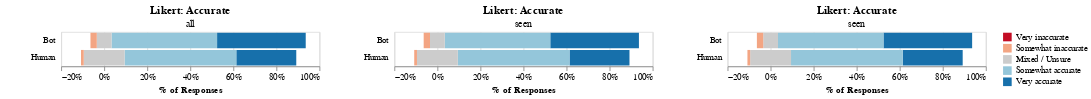

The cell this chart's notebook holds for it:
### Code cell
alt.hconcat(
    charts_side['Likert: Accurate']['all'],
    charts_side['Likert: Accurate']['seen'],
    charts_side['Likert: Accurate']['seen'],
)

### Figure 1 — Vega-Lite specification as saved in the notebook (floating-point values rounded to 4 significant figures)
{"config": {"view": {"continuousWidth": 300, "continuousHeight": 300}}, "hconcat": [{"data": {"name": "data-c1b690f8535da41acca49dc81eeae8ce"}, "mark": {"type": "bar"}, "encoding": {"color": {"field": "type", "scale": {"domain": ["Very inaccurate", "Somewhat inaccurate", "Mixed / Unsure", "Somewhat accurate", "Very accurate"], "range": ["#c30d24", "#f3a583", "#cccccc", "#94c6da", "#1770ab"]}, "title": "", "type": "nominal"}, "x": {"axis": {"format": "%"}, "field": "percentage_start", "title": "% of Responses", "type": "quantitative"}, "x2": {"field": "percentage_end"}, "y": {"axis": {"domain": false, "minExtent": 60, "offset": 5, "ticks": false, "title": ""}, "field": "question", "type": "nominal"}}, "title": {"text": "Likert: Accurate", "subtitle": ["all"]}}, {"data": {"name": "data-c69f1c718baf8d0a0c5e15c68a669e2e"}, "mark": {"type": "bar"}, "encoding": {"color": {"field": "type", "scale": {"domain": ["Very inaccurate", "Somewhat inaccurate", "Mixed / Unsure", "Somewhat accurate", "Very accurate"], "range": ["#c30d24", "#f3a583", "#cccccc", "#94c6da", "#1770ab"]}, "title": "", "type": "nominal"}, "x": {"axis": {"format": "%"}, "field": "percentage_start", "title": "% of Responses", "type": "quantitative"}, "x2": {"field": "percentage_end"}, "y": {"axis": {"domain": false, "minExtent": 60, "offset": 5, "ticks": false, "title": ""}, "field": "question", "type": "nominal"}}, "title": {"text": "Likert: Accurate", "subtitle": ["seen"]}}, {"data": {"name": "data-c69f1c718baf8d0a0c5e15c68a669e2e"}, "mark": {"type": "bar"}, "encoding": {"color": {"field": "type", "scale": {"domain": ["Very inaccurate", "Somewhat inaccurate", "Mixed / Unsure", "Somewhat accurate", "Very accurate"], "range": ["#c30d24", "#f3a583", "#cccccc", "#94c6da", "#1770ab"]}, "title": "", "type": "nominal"}, "x": {"axis": {"format": "%"}, "field": "percentage_start", "title": "% of Responses", "type": "quantitative"}, "x2": {"field": "percentage_end"}, "y": {"axis": {"domain": false, "minExtent": 60, "offset": 5, "ticks": false, "title": ""}, "field": "question", "type": "nominal"}}, "title": {"text": "Likert: Accurate", "subtitle": ["seen"]}}], "$schema": "https://vega.github.io/schema/vega-lite/v5.8.0.json", "datasets": {"data-c1b690f8535da41acca49dc81eeae8ce": [{"x_filter": "all", "x_isbot": true, "x_likerttype": "acc", "question": "Bot", "type": "Very accurate", "value": 42, "percentage": 0.4118, "percentage_start": 0.5245, "percentage_end": 0.9363}, {"x_filter": "all", "x_isbot": true, "x_likerttype": "acc", "question": "Bot", "type": "Somewhat accurate", "value": 50, "percentage": 0.4902, "percentage_start": 0.0343, "percentage_end": 0.5245}, {"x_filter": "all", "x_isbot": true, "x_likerttype": "acc", "question": "Bot", "type": "Mixed / Unsure", "value": 7, "percentage": 0.06863, "percentage_start": -0.0343, "percentage_end": 0.0343}, {"x_filter": "all", "x_isbot": true, "x_likerttype": "acc", "question": "Bot", "type": "Somewhat inaccurate", "value": 3, "percentage": 0.02941, "percentage_start": -0.0637, "percentage_end": -0.0343}, {"x_filter": "all", "x_isbot": true, "x_likerttype": "acc", "question": "Bot", "type": "Very inaccurate", "value": 0, "percentage": 0.0, "percentage_start": -0.0637, "percentage_end": -0.0637}, {"x_filter": "all", "x_isbot": false, "x_likerttype": "acc", "question": "Human", "type": "Very accurate", "value": 22, "percentage": 0.2785, "percentage_start": 0.6139, "percentage_end": 0.8924}, {"x_filter": "all", "x_isbot": false, "x_likerttype": "acc", "question": "Human", "type": "Somewhat accurate", "value": 41, "percentage": 0.519, "percentage_start": 0.0949, "percentage_end": 0.6139}, {"x_filter": "all", "x_isbot": false, "x_likerttype": "acc", "question": "Human", "type": "Mixed / Unsure", "value": 15, "percentage": 0.1899, "percentage_start": -0.0949, "percentage_end": 0.0949}, {"x_filter": "all", "x_isbot": false, "x_likerttype": "acc", "question": "Human", "type": "Somewhat inaccurate", "value": 1, "percentage": 0.01266, "percentage_start": -0.1076, "percentage_end": -0.0949}, {"x_filter": "all", "x_isbot": false, "x_likerttype": "acc", "question": "Human", "type": "Very inaccurate", "value": 0, "percentage": 0.0, "percentage_start": -0.1076, "percentage_end": -0.1076}], "data-c69f1c718baf8d0a0c5e15c68a669e2e": [{"x_filter": "seen", "x_isbot": true, "x_likerttype": "acc", "question": "Bot", "type": "Very accurate", "value": 42, "percentage": 0.4118, "percentage_start": 0.5245, "percentage_end": 0.9363}, {"x_filter": "seen", "x_isbot": true, "x_likerttype": "acc", "question": "Bot", "type": "Somewhat accurate", "value": 50, "percentage": 0.4902, "percentage_start": 0.0343, "percentage_end": 0.5245}, {"x_filter": "seen", "x_isbot": true, "x_likerttype": "acc", "question": "Bot", "type": "Mixed / Unsure", "value": 7, "percentage": 0.06863, "percentage_start": -0.0343, "percentage_end": 0.0343}, {"x_filter": "seen", "x_isbot": true, "x_likerttype": "acc", "question": "Bot", "type": "Somewhat inaccurate", "value": 3, "percentage": 0.02941, "percentage_start": -0.0637, "percentage_end": -0.0343}, {"x_filter": "seen", "x_isbot": true, "x_likerttype": "acc", "question": "Bot", "type": "Very inaccurate", "value": 0, "percentage": 0.0, "percentage_start": -0.0637, "percentage_end": -0.0637}, {"x_filter": "seen", "x_isbot": false, "x_likerttype": "acc", "question": "Human", "type": "Very accurate", "value": 22, "percentage": 0.2785, "percentage_start": 0.6139, "percentage_end": 0.8924}, {"x_filter": "seen", "x_isbot": false, "x_likerttype": "acc", "question": "Human", "type": "Somewhat accurate", "value": 41, "percentage": 0.519, "percentage_start": 0.0949, "percentage_end": 0.6139}, {"x_filter": "seen", "x_isbot": false, "x_likerttype": "acc", "question": "Human", "type": "Mixed / Unsure", "value": 15, "percentage": 0.1899, "percentage_start": -0.0949, "percentage_end": 0.0949}, {"x_filter": "seen", "x_isbot": false, "x_likerttype": "acc", "question": "Human", "type": "Somewhat inaccurate", "value": 1, "percentage": 0.01266, "percentage_start": -0.1076, "percentage_end": -0.0949}, {"x_filter": "seen", "x_isbot": false, "x_likerttype": "acc", "question": "Human", "type": "Very inaccurate", "value": 0, "percentage": 0.0, "percentage_start": -0.1076, "percentage_end": -0.1076}]}}
